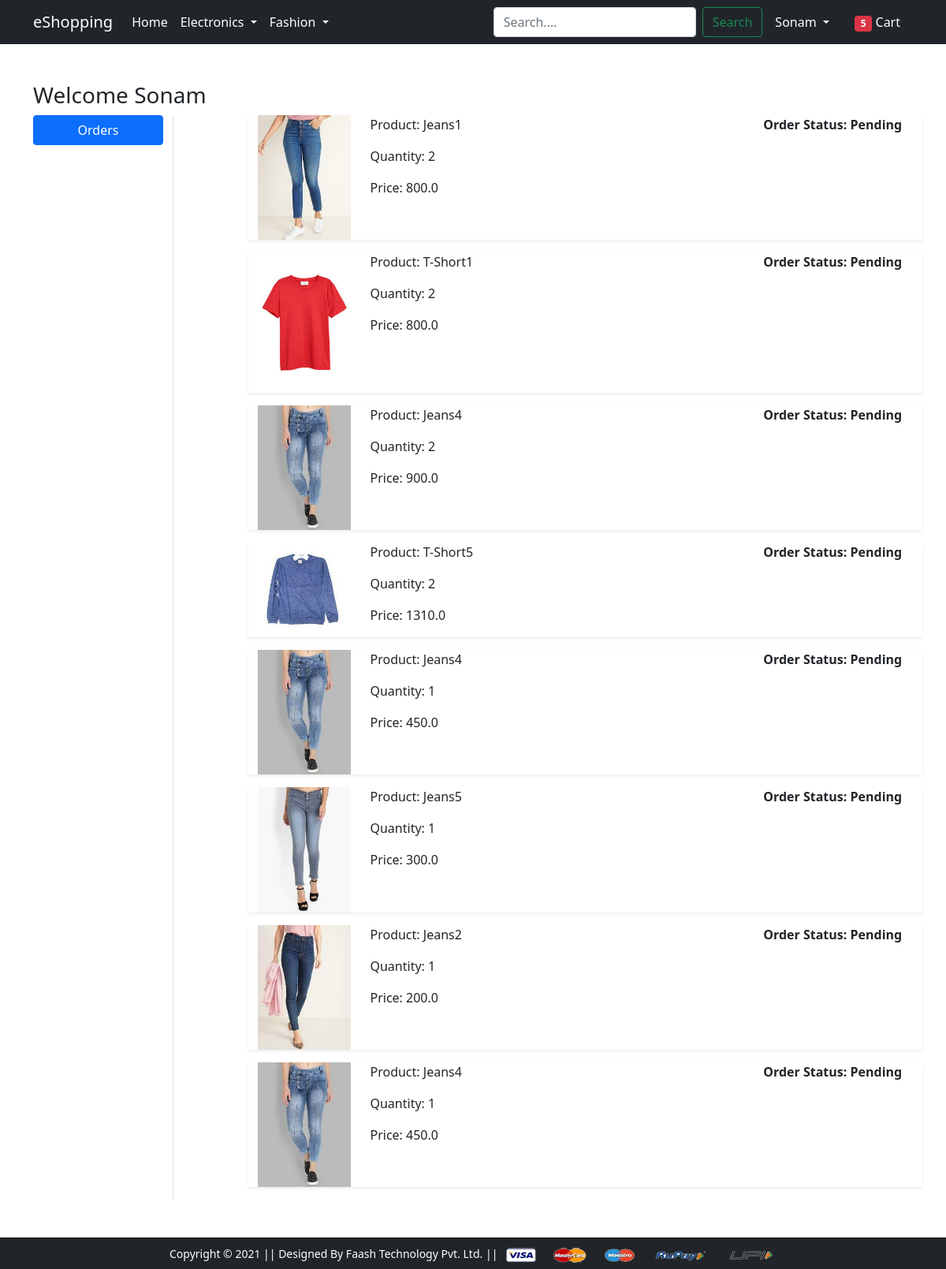
Page /orders/ (signed in) on the committed database.
### app/models.py (models this page shows, shortened)
class OrderPlaced(models.Model):
    user = models.ForeignKey(User, on_delete=models.CASCADE)
    customer = models.ForeignKey(Customer, on_delete=models.CASCADE)
    product = models.ForeignKey(Product, on_delete=models.CASCADE)
    quantity = models.PositiveIntegerField(default=1)
    ordered_date = models.DateTimeField(auto_now_add=True)
    status = models.CharField(max_length=50, choices=STATUS_CHOICES, default='Pending')
    @property
    def total_cost(self):
        return self.quantity * self.product.discounted_price

class Product(models.Model):
    title = models.CharField(max_length=100)
    selling_price = models.FloatField()
    discounted_price = models.FloatField()
    description = models.TextField()
    brand = models.CharField(max_length=100)
    category = models.CharField(choices=CATEGORY_CHOICES, max_length=2)
    product_image = models.ImageField(upload_to='productimg')

### app/views.py (the view)
# urls.py: path('orders/', views.orders, name='orders'),
@login_required
def orders(request):
    totalitem = 0
    op = OrderPlaced.objects.filter(user=request.user)
    if request.user.is_authenticated:
        totalitem = len(Cart.objects.filter(user=request.user))
    return render(request, 'app/orders.html', {'order_placed':op, 'totalitem':totalitem})

### app/templates/app/orders.html (shortened to what this page needs)
{% extends 'app/base.html' %}
{% load static %}
{% block main-content %}
<div class="container my-5">
 <div class="row">
 <h3>Welcome <span class="text-capitalize">{{request.user}}</span></h3>
  <div class="col-sm-2 border-end">
   <ul class="list-unstyled">
    <li class="d-grid"><a href="{% url 'orders' %}" class="btn btn-primary">Orders</a></li>
   </ul>
  </div>
  <div class="col-sm-9 offset-sm-1">
  {% for op in order_placed %}
   <div class="row shadow-sm mb-3">
    <div class="col-sm-2">
        <img src="{{op.product.product_image.url}}" alt="" srcset="" class="img-fluid" height="150" width="150">
   </div>
   <div class="col-sm-7">
    <p>Product: {{op.product.title}}</p>
    <p>Quantity: {{op.quantity}}</p>
    <p>Price: {{op.total_cost}}</p>
   </div>
   <div class="col-sm-3 fw-bold">
    <p>Order Status: {{op.status}}</p>
   </div>
  </div>
  {% endfor %}
  </div>
 </div>
</div>
{% endblock main-content %}

### app/templates/app/base.html (shortened to what this page needs)
<!doctype html>
{% load static %}
<html lang="en">
  <head>
    <link href="https://cdn.jsdelivr.net/npm/bootstrap@5.0.0-beta1/dist/css/bootstrap.min.css" rel="stylesheet">
    <link rel="stylesheet" href="{% static 'app/css/owl.carousel.min.css' %}">
    <link rel="stylesheet" href="{% static 'app/css/all.min.css' %}">
    <link rel="stylesheet" href="{% static 'app/css/style.css' %}">
  </head>
  <body>
    <nav class="navbar navbar-expand-lg navbar-dark bg-dark">
     <div class="container">
       <a class="navbar-brand" href="/">eShopping</a>
       <div class="collapse navbar-collapse" id="navbarSupportedContent">
         <ul class="navbar-nav me-auto mb-2 mb-lg-0">
           <li class="nav-item">
             <a class="nav-link active" aria-current="page" href="/">Home</a>
           </li>
           <li class="nav-item dropdown">
             <a class="nav-link dropdown-toggle text-white" href="#" id="electronicsDropdown" role="button" data-bs-toggle="dropdown" aria-expanded="false">
               Electronics
             </a>
           </li>
           <li class="nav-item dropdown">
             <a class="nav-link dropdown-toggle text-white" href="#" id="fashionDropdown" role="button" data-bs-toggle="dropdown" aria-expanded="false">
               Fashion
             </a>
           </li>
         </ul>
         <form method="get" action="/search" class="d-flex">
           <input class="form-control me-2" type="search" name="query" id="query" placeholder="Search...." aria-label="Search">
           <button class="btn btn-outline-success" type="submit">Search</button>
         </form>
         <div>
          <ul class="navbar-nav me-auto mb-2 mb-lg-0">
          {% if request.user.is_authenticated %}
           <li class="nav-item dropdown mx-2">
              <a class="nav-link dropdown-toggle text-white" href="#" id="profileDropdown" role="button" data-bs-toggle="dropdown" aria-expanded="false">
                {{request.user.username|capfirst}}
              </a>
            </li>
            <li class="nav-item mx-2">
             <a href="{% url 'showcart' %}" class="nav-link text-white"><span class="badge bg-danger">{{totalitem}}</span> Cart </a>
            </li>
          {% endif %}
          </ul>
         </div>
       </div>
     </div>
    </nav>
    {% block main-content %} {% endblock main-content %}
    <footer class="container-fluid bg-dark text-center p-2 mt-5">
        <small class="text-white">Copyright &copy; 2021 || Designed By Faash Technology Pvt. Ltd. || </small>
        <img src="{% static 'app/images/payment.png' %}" alt="" srcset="" class="img-fluid" height="2px">
    </footer>
  </body>
</html>

### rows in the picture
OrderPlaced: product.product_image (picture), product "Jeans1", quantity "2", total_cost "800.0", status "Pending"
OrderPlaced: product.product_image (picture), product "T-Short1", quantity "2", total_cost "800.0", status "Pending"
OrderPlaced: product.product_image (picture), product "Jeans4", quantity "2", total_cost "900.0", status "Pending"
OrderPlaced: product.product_image (picture), product "T-Short5", quantity "2", total_cost "1310.0", status "Pending"
OrderPlaced: product.product_image (picture), product "Jeans4", quantity "1", total_cost "450.0", status "Pending"
OrderPlaced: product.product_image (picture), product "Jeans5", quantity "1", total_cost "300.0", status "Pending"
OrderPlaced: product.product_image (picture), product "Jeans2", quantity "1", total_cost "200.0", status "Pending"
OrderPlaced: product.product_image (picture), product "Jeans4", quantity "1", total_cost "450.0", status "Pending"

### other values in the picture
{{ request.user.username|capfirst }} "Sonam"
{{ totalitem }} "5"
{{ request.user }} "Sonam"
